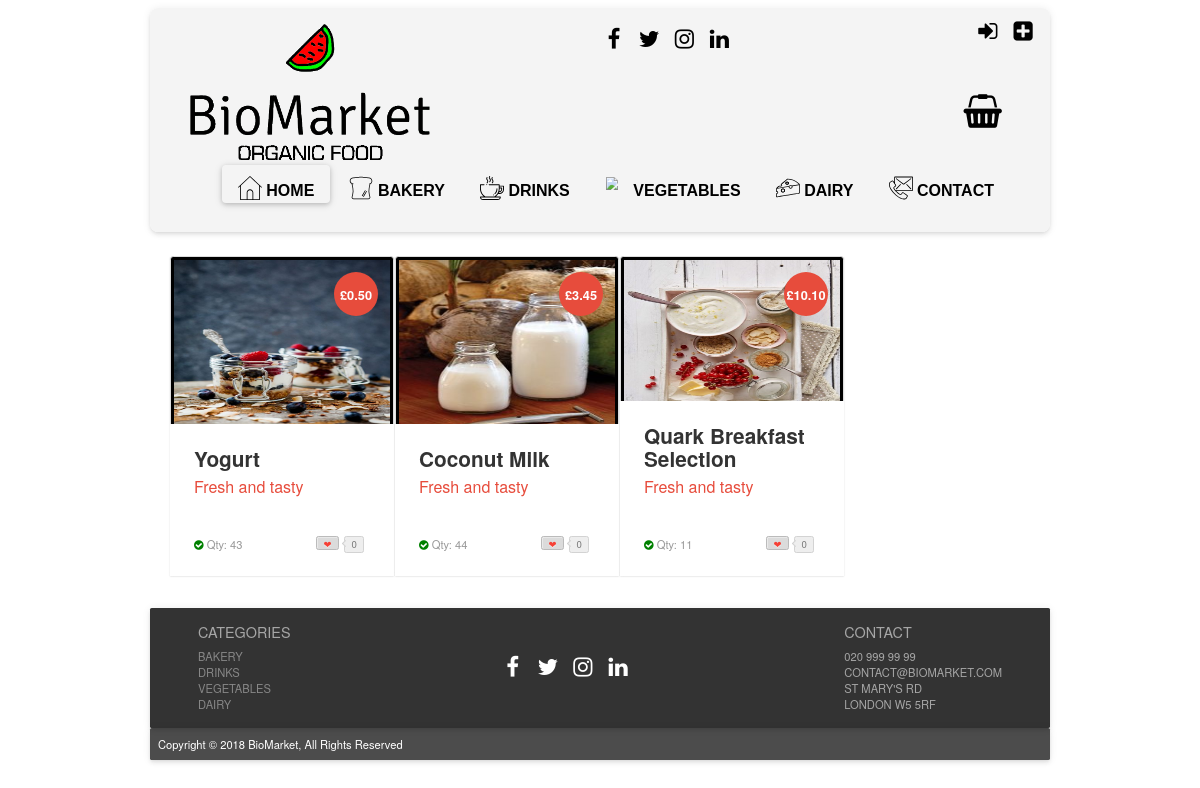
The app's page /?page=products_dairy, older data.
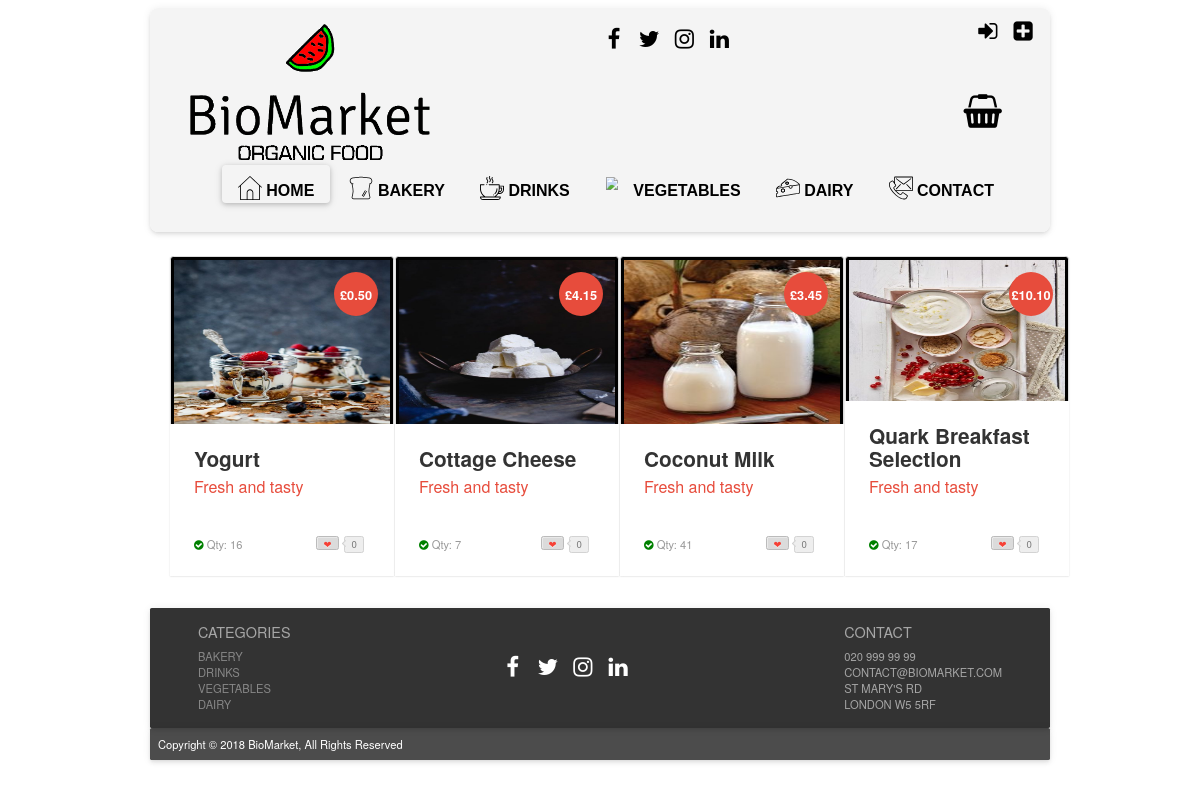
The same page, newer data.
### tables this page shows
CREATE TABLE IF NOT EXISTS `products` (
  `prod_id` int(11) NOT NULL AUTO_INCREMENT,
  `prod_name` varchar(50) NOT NULL,
  `price` decimal(5,2) NOT NULL,
  `sup_id` int(11) NOT NULL,
  `prod_dsc` varchar(255) NOT NULL,
  `prod_img` text NOT NULL,
  `cat_id` int(11) NOT NULL,
  `sto_qty` int(8) NOT NULL,
  PRIMARY KEY (`prod_id`),
  KEY `sup_id` (`sup_id`),
  KEY `cat_id` (`cat_id`)
);

### index.php (called while the page is built, shortened)
<?php
include "php/config.php";
$page = "home";
if (isset($_GET["page"])) {
    $page = basename($_GET["page"]);
}
if (file_exists("php/".$page.".php")) {
    include "php/".$page.".php";
}
include "layout.php";

### php/config.php (called while the page is built, shortened)
<?php
function is_logged_in()
{
    return isset($_SESSION["logged_in"]) && ($_SESSION["logged_in"] == true);
}
function get_user_level()
{
    $level = "VISITOR";
    return $level;
}

### php/products_dairy.php (the view, shortened to what this page needs)
<!DOCTYPE html>
<html lang="en">
<?php
$userlevel = get_user_level();
?>
    <head>
         <link rel="stylesheet prefetch" href="css/__codepen_io_andytran_pen.css">
        <link rel="stylesheet" href="css/product_card_style.css">
        <link rel="stylesheet" href="css/stylelogin.css">
    </head>
    <body>
    <div class="product-card">
 <?php
     $search = "SELECT * FROM products WHERE cat_id = '4' ORDER BY prod_id ASC";
    $result = mysqli_query($mysqli, $search);
    while ($row = mysqli_fetch_assoc($result))
    {
      if (!$row["sto_qty"] <= 0) {
        if ($userlevel == "MEMBER")
        {
 ?>
        <div class="container">
            <div class="column">
                <div class="post-module">
                    <div class="thumbnail">
                        <div class="discount">
                            <div class="deal">&pound<?php echo $row["price"]?></div>
                        </div><img alt="product example" src="<?php echo $row["prod_img"]?>">
                    </div>
                    <div class="post-content">
                        <div class="category">
<?php
                    print '<div class="toCard"><a href="?page=product_page&prod_id=' . $row["prod_id"] . '&action=add_to_basket">Add to Basket</a>
                    </div> ';
?>
                        </div>
                        <h1 class="title"><?php echo $row["prod_name"]?></h1>
                        <h2 class="sub_title">Fresh and tasty</h2>
                        <p class="description"><?php echo $row["prod_dsc"]?>
                        <div class="post-meta">
                            <span class="showStock"><i class="fa fa-check-circle"></i>
                           <a>Qty: <?php echo $row["sto_qty"]?></a></span><a href="#" title="Love it" class="btn btn-counter" data-count="0"><span>&#x2764;</span></a></div>
                    </div>
                </div>
            </div>
       </div>
<?php
      }
      else {
?>
       <div class="container">
            <div class="column">
                <div class="post-module">
                    <div class="thumbnail">
                        <div class="discount">
                            <div class="deal">&pound<?php echo $row["price"]?></div>
                        </div><img alt="product example" src="<?php echo $row["prod_img"]?>">
                    </div>
                    <div class="post-content">
                        <h1 class="title"><?php echo $row["prod_name"]?></h1>
                        <h2 class="sub_title">Fresh and tasty</h2>
                        <p class="description"><?php echo $row["prod_dsc"]?>
                        <div class="post-meta">
                            <span class="showStock"><i class="fa fa-check-circle"></i>
                           <a>Qty: <?php echo $row["sto_qty"]?></a></span><a href="#" title="Love it" class="btn btn-counter" data-count="0"><span>&#x2764;</span></a></div>
                    </div>
                </div>
            </div>
       </div>
<?php
      }
   }
}
?>
     </div>
    </body>
</html>

Row changes from the older to the newer data that the page shows:
changed products "Yogurt": sto_qty "43" → "16"
now on this page (row edited): products: price "4.15", prod_img (picture), prod_name "Cottage Cheese", sto_qty "7"
changed products "Coconut Milk": sto_qty "44" → "41"
changed products "Quark Breakfast Selection": sto_qty "11" → "17"
